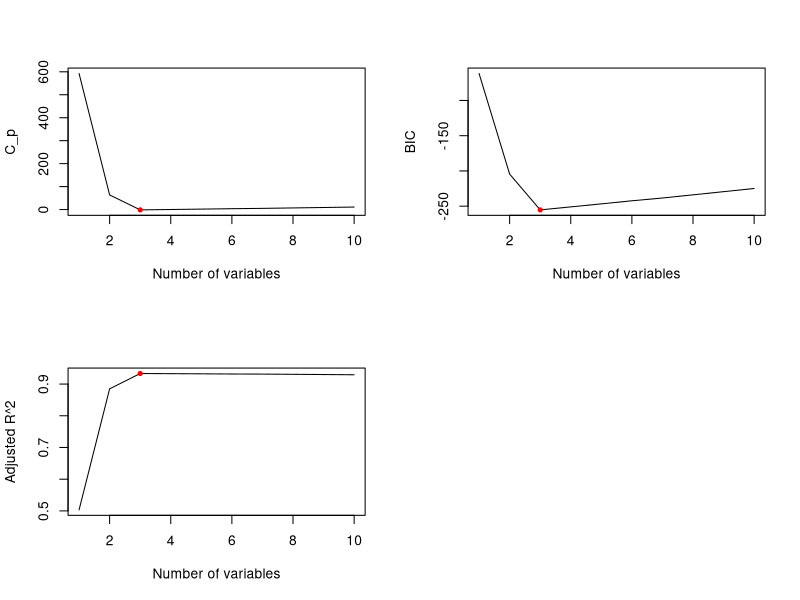
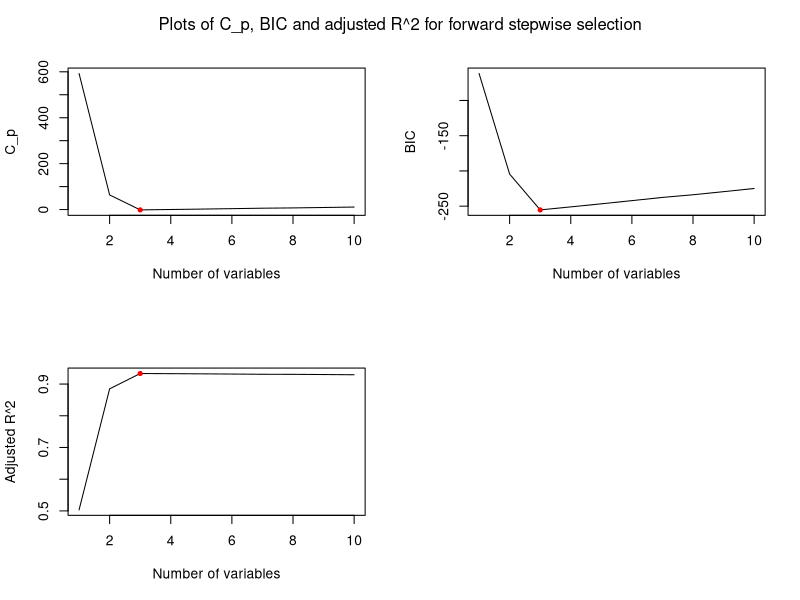
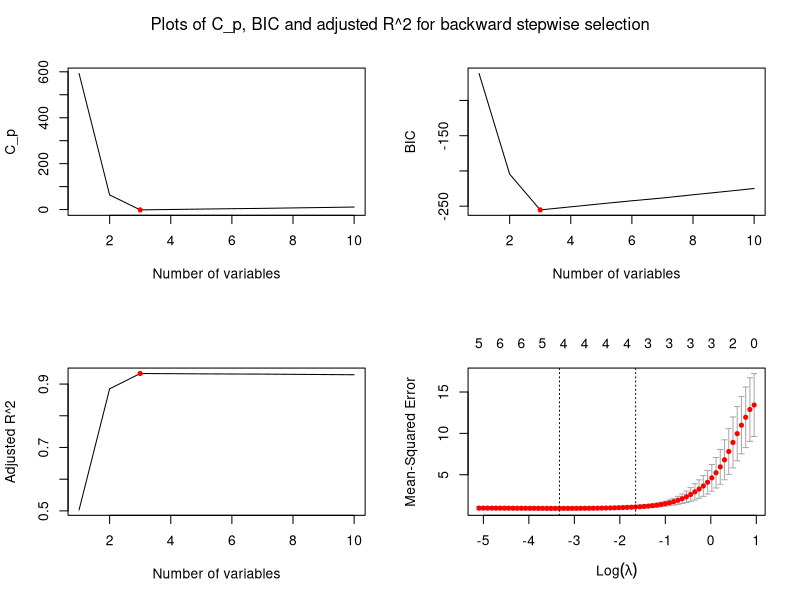
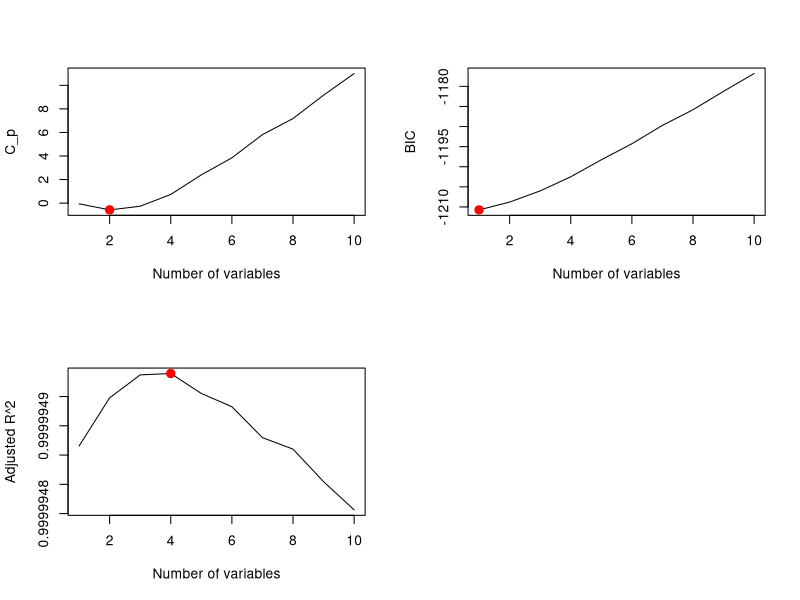

Source code (R) for these figures, in order:
#Chapter6
#Problem8(a)
set.seed(1)
x <- rnorm(100)
eps <- rnorm(100)

#Problem8(b)
set.seed(2)
#select coeffiencients:b0=1,b1=2,b2=-2,b3=0.5
b0 <- 1
b1 <- 2
b2 <- -2
b3 <- 0.5
y <- b0 + b1 * x + b2 * x^2 + b3 * x^3 +eps

#Problem8(c)
library(leaps)
#use the data.frame() function to create a single data set containing both X and Y
data.full <- data.frame(y = y, x = x)
regfit.full <- regsubsets(y ~ poly(x, 10, raw = T), data = data.full, nvmax = 10)
reg.summary <- summary(regfit.full)
#Use regsubsets function to choose best model
par(mfrow = c(2, 2))
plot(reg.summary$cp, xlab = "Number of variables", ylab = "C_p", type = "l")
points(which.min(reg.summary$cp), reg.summary$cp[which.min(reg.summary$cp)], col = "red", cex = 1, pch = 20)
plot(reg.summary$bic, xlab = "Number of variables", ylab = "BIC", type = "l")
points(which.min(reg.summary$bic), reg.summary$bic[which.min(reg.summary$bic)], col = "red", cex = 1, pch = 20)
plot(reg.summary$adjr2, xlab = "Number of variables", ylab = "Adjusted R^2", type = "l")
points(which.max(reg.summary$adjr2), reg.summary$adjr2[which.max(reg.summary$adjr2)], col = "red", cex = 1, pch = 20)
coef(regfit.full, which.max(reg.summary$adjr2))

#Problem8(d)
#forward stepwise selection
regfit.fwd <- regsubsets(y ~ poly(x, 10, raw = T), data = data.full, nvmax = 10, method = "forward")
reg.summary.fwd <- summary(regfit.fwd)
par(mfrow = c(2, 2))
plot(reg.summary.fwd$cp, xlab = "Number of variables", ylab = "C_p", type = "l")
points(which.min(reg.summary.fwd$cp), reg.summary.fwd$cp[which.min(reg.summary.fwd$cp)], col = "red", cex = 1, pch = 20)
plot(reg.summary.fwd$bic, xlab = "Number of variables", ylab = "BIC", type = "l")
points(which.min(reg.summary.fwd$bic), reg.summary.fwd$bic[which.min(reg.summary.fwd$bic)], col = "red", cex = 1, pch = 20)
plot(reg.summary.fwd$adjr2, xlab = "Number of variables", ylab = "Adjusted R^2", type = "l")
points(which.max(reg.summary.fwd$adjr2), reg.summary.fwd$adjr2[which.max(reg.summary.fwd$adjr2)], col = "red", cex = 1, pch = 20)
mtext("Plots of C_p, BIC and adjusted R^2 for forward stepwise selection", side = 3, line = -2, outer = TRUE)
coef(regfit.fwd, which.max(reg.summary.fwd$adjr2))

#backward stepwise selection
regfit.bwd <- regsubsets(y ~ poly(x, 10, raw = T), data = data.full, nvmax = 10, method = "backward")
reg.summary.bwd <- summary(regfit.bwd)
par(mfrow = c(2, 2))
plot(reg.summary.bwd$cp, xlab = "Number of variables", ylab = "C_p", type = "l")
points(which.min(reg.summary.bwd$cp), reg.summary.bwd$cp[which.min(reg.summary.bwd$cp)], col = "red", cex = 1, pch = 20)
plot(reg.summary.bwd$bic, xlab = "Number of variables", ylab = "BIC", type = "l")
points(which.min(reg.summary.bwd$bic), reg.summary.bwd$bic[which.min(reg.summary.bwd$bic)], col = "red", cex = 1, pch = 20)
plot(reg.summary.bwd$adjr2, xlab = "Number of variables", ylab = "Adjusted R^2", type = "l")
points(which.max(reg.summary.bwd$adjr2), reg.summary.bwd$adjr2[which.max(reg.summary.bwd$adjr2)], col = "red", cex = 1, pch = 20)
mtext("Plots of C_p, BIC and adjusted R^2 for backward stepwise selection", side = 3, line = -2, outer = TRUE)
coef(regfit.bwd, which.max(reg.summary.bwd$adjr2))

#Problem8(e)
library(glmnet)
xmat <- model.matrix(y ~ poly(x, 10, raw = T),data = data.full)[, -1]
cv.lasso <- cv.glmnet(xmat, y, alpha = 1)
plot(cv.lasso)
bestlam <- cv.lasso$lambda.min
bestlam
fit.lasso <- glmnet(xmat, y, alpha = 1)
predict(fit.lasso, s = bestlam, type = "coefficients")

#Problem8(f)
b7 <- 7
y <- b0 + b7 * x^7 + eps
data.full <- data.frame(y = y, x = x)
regfit.full <- regsubsets(y ~ poly(x, 10, raw = T), data = data.full, nvmax = 10)
reg.summary <- summary(regfit.full)
par(mfrow = c(2, 2))
plot(reg.summary$cp, xlab = "Number of variables", ylab = "C_p", type = "l")
points(which.min(reg.summary$cp), reg.summary$cp[which.min(reg.summary$cp)], col = "red", cex = 2, pch = 20)
plot(reg.summary$bic, xlab = "Number of variables", ylab = "BIC", type = "l")
points(which.min(reg.summary$bic), reg.summary$bic[which.min(reg.summary$bic)], col = "red", cex = 2, pch = 20)
plot(reg.summary$adjr2, xlab = "Number of variables", ylab = "Adjusted R^2", type = "l")
points(which.max(reg.summary$adjr2), reg.summary$adjr2[which.max(reg.summary$adjr2)], col = "red", cex = 2, pch = 20)
coef(regfit.full, 1)
coef(regfit.full, 2)
coef(regfit.full, 4)
#lasso
xmat <- model.matrix(y ~ poly(x, 10, raw = T), data = data.full, nvmax = 10)[, -1]
cv.lasso <- cv.glmnet(xmat, y, alpha = 1)
bestlam <- cv.lasso$lambda.min
bestlam
fit.lasso <- glmnet(xmat, y, alpha = 1)
predict(fit.lasso, s = bestlam, type = "coefficients")
